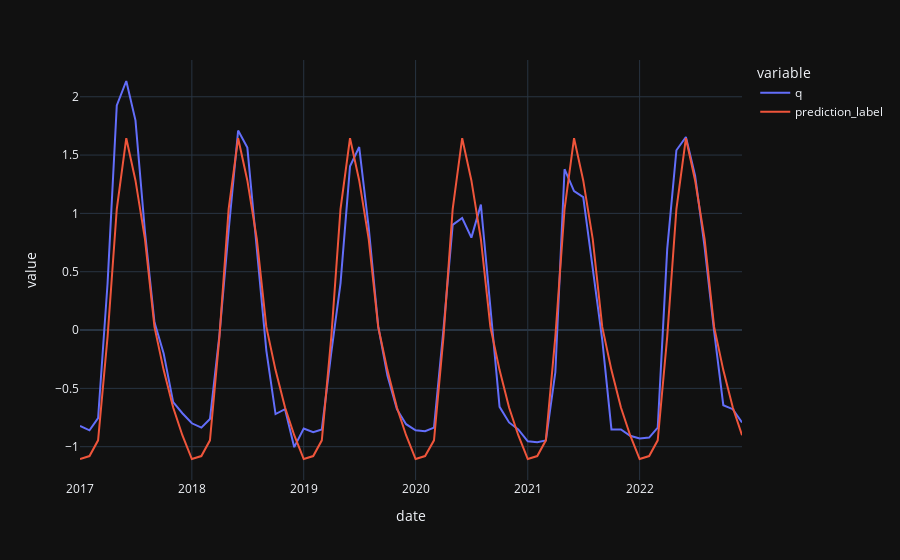

Here is the notebook cell this chart was saved with:
### Markdown cell above
Finally, forecast the model on the test set using the `predict_model()` function.

### Code cell
# TEST SET PREDICTIONS
# generate predictions on the original dataset
predictions = reg_exp_bl.predict_model(reg_model_bl_best)
predictions
# add a date column in the dataset
predictions['date'] = pd.date_range(start='2017-01-01', end = '2022-12-01', freq = 'MS')

# line plot**
px.line(predictions, x='date', y=["q", "prediction_label"], template = 'plotly_dark')

# add a vertical rectangle for test-set separation**
#fig.add_vrect(x0="2020-01-01", x1="2022-12-01", fillcolor="grey", opacity=0.25, line_width=0)
#fig.show()
